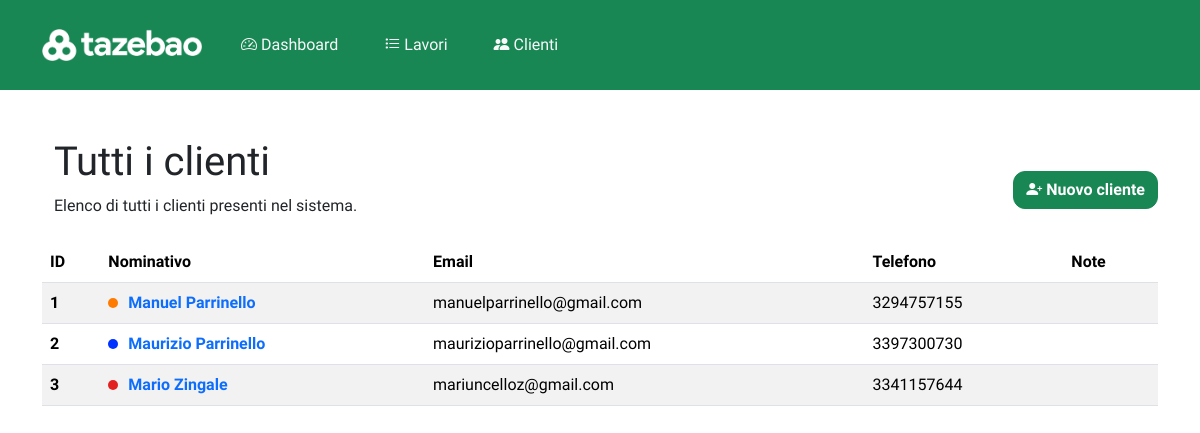
Page /clienti on the earlier database version.
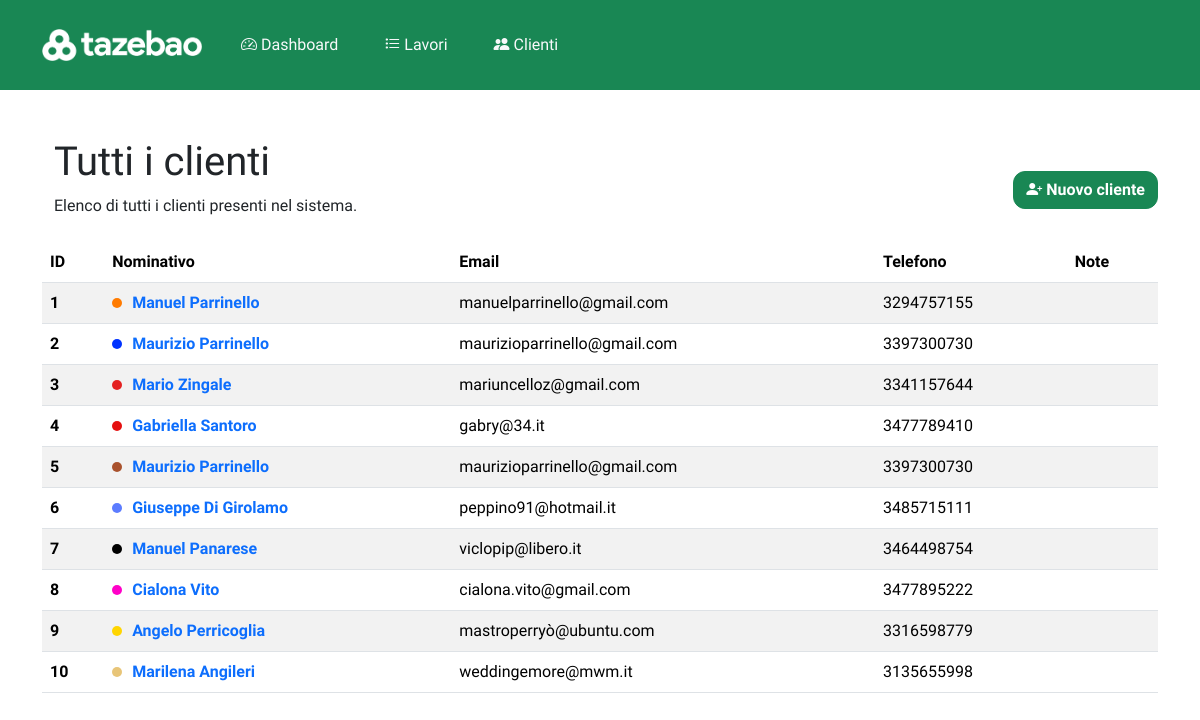
Same page on the later database version.
### app.py (models this page shows, shortened)
class Cliente(db.Model):
    __tablename__ = "clienti"
    id = db.Column(db.Integer, primary_key=True)
    name = db.Column(db.String(100), nullable=False)
    email = db.Column(db.String(100), nullable=False)
    telefono = db.Column(db.String(20), nullable=False)
    lavori = db.relationship(
        "Lavoro", backref="cliente", lazy=True, cascade="all, delete, delete-orphan"
    )
    note = db.Column(db.Text, nullable=True)
    colore = db.Column(db.String(20), nullable=True)

### app.py (the view)
@app.route("/clienti")
def clienti():
    clienti_list = Cliente.query.all()
    return render_template("clienti.html", clienti=clienti_list)

### templates/clienti.html (shortened to what this page needs)
{% extends "base.html" %}
{% block content %}
<div class="row mx-auto w-100 display-flex align-items-center justify-content-space-between">
    <div class="col-4">
        <h1>Tutti i clienti</h1>
        <p class="mb-4">Elenco di tutti i clienti presenti nel sistema.</p>
    </div>
    <div class="col-8 d-inline-flex justify-content-end px-0">
        <a href="{{ url_for('nuovo_cliente') }}"><button class="btn btn-primary"><span><i class="bi bi-person-plus-fill"></i></span>&nbsp;Nuovo cliente</button></a>
    </div>
</div>
<div class="container p-0">
    <table class="table table-striped">
        <thead>
            <tr>
                <th scope="col">ID</th>
                <th scope="col">Nominativo</th>
                <th scope="col">Email</th>
                <th scope="col">Telefono</th>
                <th scope="col">Note</th>
            </tr>
        </thead>
        <tbody>
            {% if clienti %}
            {% for cliente in clienti %}
            <tr id="clienteRow" class="display: inline-flex; align-items: center;">
                <th scope="row">{{ cliente.id }}</th>
                <td><a href="{{ url_for('cliente_page', cliente_id=cliente.id) }}"
                        class="fw-bold text-decoration-none"><span class="cliente-bullet"
                            style="background-color: {{ cliente.colore }} !important;"></span>{{ cliente.name }}</a>
                </td>
                <td>{{ cliente.email }}</td>
                <td>{{ cliente.telefono }}</td>
                <td>{{ cliente.note }}</td>
            </tr>
            {% endfor %}
            {% else %}
            <tr>
                <td colspan="6" class="text-center">Nessun cliente trovato.</td>
            </tr>
            {% endif %}
        </tbody>
</div>
{% endblock %}

### templates/base.html (shortened to what this page needs)
<!DOCTYPE html>
<html lang="it">
<head>
    <link rel="stylesheet" href="https://cdn.jsdelivr.net/npm/bootstrap@5.3.3/dist/css/bootstrap.min.css"
>
    <link rel="stylesheet" href="https://cdn.jsdelivr.net/npm/bootstrap-icons@1.13.1/font/bootstrap-icons.min.css">
    <link rel="stylesheet" href="{{ url_for('static', filename='css/style.css') }}">
</head>
<body>
    {% include '_navbar.html' %}
    <main class="container mt-5">
        {% block content %}
        {% endblock %}
    </main>
</body>
</html>

### templates/_navbar.html (shortened to what this page needs)
<nav class="navbar navbar-expand-lg navbar-dark bg-primary d-none d-lg-flex">
    <div class="container d-inline-flex justify-content-space-between">
        <a class="navbar-brand" href="">
            <img class="mobile-nav-logo px-0" src="{{ url_for('static', filename='img/logo_light.png')}}" alt="">
        </a>
        <div class="collapse navbar-collapse">
            <ul class="navbar-nav me-auto mb-2 mb-lg-0">
                <li class="nav-item"><a class="nav-link text-light fw-medium" href="{{ url_for('index') }}">
                        <i class="bi bi-speedometer2"></i>&nbsp;Dashboard</a></li>
                        <li class="nav-item"><a class="nav-link text-light fw-medium" href="{{ url_for('lavori') }}">
                                <i class="bi bi-list-task"></i>&nbsp;Lavori</a></li>
                        <li class="nav-item"><a class="nav-link text-light fw-medium" href="{{ url_for('clienti') }}">
                                <i class="bi bi-people-fill"></i>&nbsp;Clienti</a></li>
            </ul>
        </div>
    </div>
</nav>

### static/css/style.css (style rules this page uses)
* { font-family: "Hanken Grotesk", sans-serif !important; }
.bg-primary { background-color: #198754 !important; }
.btn-primary { background-color: #198754 !important; border-color: #198754 !important; font-weight: bold; }
.btn { border-radius: 12px!important; }
.desktop-nav-logo, .mobile-nav-logo { max-width: 160px; height: auto; padding: 1rem; }
.nav-link { margin-left: 15px; margin-right: 15px; }
.cliente-bullet { display: inline-block; width: 10px; margin-right: 10px; border-radius: 100%; height: 10px; }

Differences in the rows shown:
added Cliente: id "4", name "Gabriella Santoro", email "gabry@34.it", telefono "3477789410"
added Cliente: id "5", name "Maurizio Parrinello", email "maurizioparrinello@gmail.com", telefono "3397300730"
added Cliente: id "6", name "Giuseppe Di Girolamo", email "peppino91@hotmail.it", telefono "3485715111"
added Cliente: id "7", name "Manuel Panarese", email "viclopip@libero.it", telefono "3464498754"
added Cliente: id "8", name "Cialona Vito", email "cialona.vito@gmail.com", telefono "3477895222"
added Cliente: id "9", name "Angelo Perricoglia", email "mastroperryò@ubuntu.com", telefono "3316598779"
added Cliente: id "10", name "Marilena Angileri", email "weddingemore@mwm.it", telefono "3135655998"
